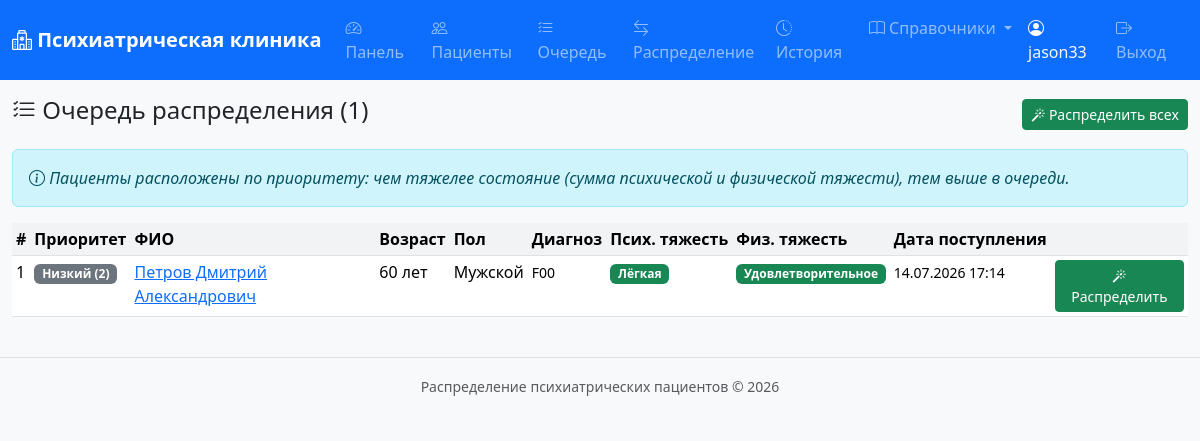
Before: /distribution/queue/ (signed in) with the older database file.
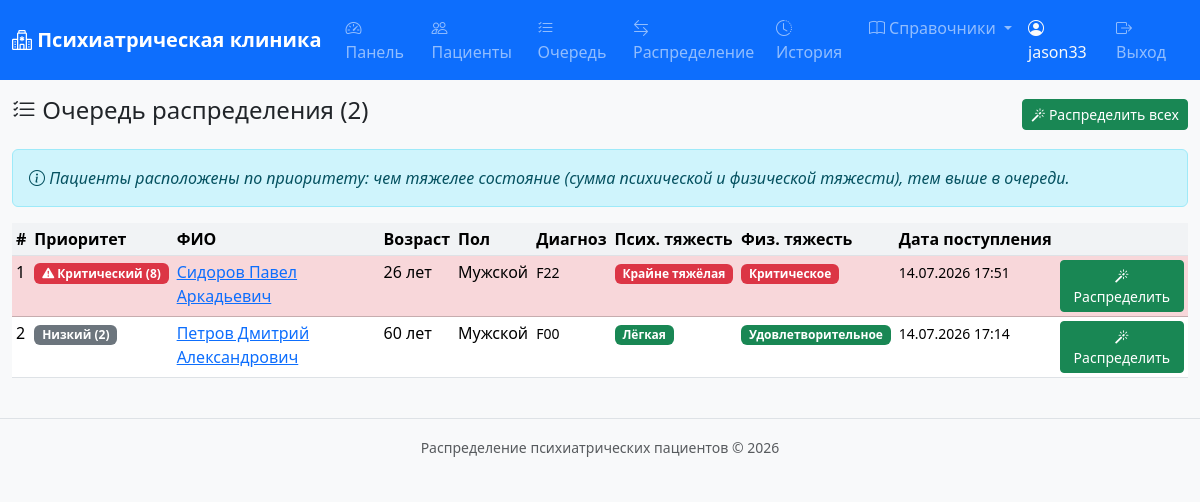
After: the same page with the newer database file.
### apps/patients/models.py (models this page shows, shortened)
class Patient(models.Model):
    STATUS_CHOICES = [
        ('waiting', 'Ожидает распределения'),
        ('assigned', 'Распределён'),
        ('hospitalized', 'Госпитализирован'),
        ('rejected', 'Отказ'),
    ]
    last_name = models.CharField(max_length=100, verbose_name='Фамилия')
    first_name = models.CharField(max_length=100, verbose_name='Имя')
    patronymic = models.CharField(max_length=100, blank=True, verbose_name='Отчество')
    date_of_birth = models.DateField(verbose_name='Дата рождения')
    gender = models.ForeignKey(Gender, on_delete=models.PROTECT, verbose_name='Пол')
    diagnosis = models.ForeignKey(Diagnosis, on_delete=models.PROTECT, verbose_name='Диагноз (МКБ-11)')
    mental_severity = models.ForeignKey(
        MentalSeverity, on_delete=models.PROTECT, verbose_name='Тяжесть психического состояния'
    )
    physical_severity = models.ForeignKey(
        PhysicalSeverity, on_delete=models.PROTECT, verbose_name='Тяжесть физического состояния'
    )
    admission_date = models.DateTimeField(default=timezone.now, verbose_name='Дата и время поступления')
    status = models.CharField(
        max_length=20, choices=STATUS_CHOICES, default='waiting', verbose_name='Статус'
    )
    department = models.ForeignKey(
        Department, on_delete=models.SET_NULL, null=True, blank=True,
        verbose_name='Назначенное отделение'
    )
    assigned_by = models.ForeignKey(
        settings.AUTH_USER_MODEL, on_delete=models.SET_NULL, null=True, blank=True,
        verbose_name='Распределено (врач)'
    )
    assignment_note = models.TextField(blank=True, verbose_name='Примечание к распределению')
    created_at = models.DateTimeField(auto_now_add=True, verbose_name='Создано')
    updated_at = models.DateTimeField(auto_now=True, verbose_name='Обновлено')
    class Meta:
        verbose_name = 'Пациент'
        verbose_name_plural = 'Пациенты'
        ordering = ['-admission_date']
    @property
    def age(self):
        today = date.today()
        return today.year - self.date_of_birth.year - (
            (today.month, today.day) < (self.date_of_birth.month, self.date_of_birth.day)
        )
    @property
    def full_name(self):
        return f'{self.last_name} {self.first_name} {self.patronymic}'.strip()
    @property
    def severity_priority(self):
        return self.mental_severity.level + self.physical_severity.level
    @property
    def severity_priority_display(self):
        score = self.severity_priority
        if score >= 7:
            return 'Критический'
        if score >= 5:
            return 'Высокий'
        if score >= 3:
            return 'Средний'
        return 'Низкий'

### apps/references/models.py (models this page shows, shortened)
class MentalSeverity(models.Model):
    name = models.CharField(max_length=50, unique=True, verbose_name='Название')
    level = models.PositiveIntegerField(unique=True, verbose_name='Уровень (1-4)')
    class Meta:
        verbose_name = 'Тяжесть психического состояния'
        verbose_name_plural = 'Тяжести психических состояний'
        ordering = ['level']

class PhysicalSeverity(models.Model):
    name = models.CharField(max_length=50, unique=True, verbose_name='Название')
    level = models.PositiveIntegerField(unique=True, verbose_name='Уровень (1-4)')
    class Meta:
        verbose_name = 'Тяжесть физического состояния'
        verbose_name_plural = 'Тяжести физических состояний'
        ordering = ['level']

class Gender(models.Model):
    name = models.CharField(max_length=20, unique=True, verbose_name='Название')
    class Meta:
        verbose_name = 'Пол'
        verbose_name_plural = 'Пол'
        ordering = ['name']
    def __str__(self):
        return self.name

class Diagnosis(models.Model):
    code = models.CharField(max_length=10, verbose_name='Код МКБ-11')
    name = models.CharField(max_length=500, verbose_name='Название')
    block = models.CharField(max_length=200, blank=True, verbose_name='Блок МКБ')
    chapter = models.CharField(max_length=200, blank=True, verbose_name='Класс МКБ')
    parent = models.ForeignKey(
        'self', on_delete=models.SET_NULL, null=True, blank=True,
        related_name='children', verbose_name='Родительский диагноз'
    )
    class Meta:
        verbose_name = 'Диагноз МКБ-11'
        verbose_name_plural = 'Диагнозы МКБ-11'
        ordering = ['code']

### apps/distribution/views.py (the view)
# urls.py: path('queue/', views.queue_view, name='queue'),
@login_required
def queue_view(request):
    queue = DistributionService.get_queue()
    paginator = Paginator(queue, 20)
    page_obj = paginator.get_page(request.GET.get('page'))
    return render(request, 'distribution/queue.html', {'page_obj': page_obj})

### apps/distribution/services.py (called while the page is built)
    @staticmethod
    def get_queue():
        from django.db.models import F, Value, IntegerField
        from django.db.models.functions import Coalesce
        return Patient.objects.filter(
            status='waiting'
        ).select_related(
            'gender', 'diagnosis', 'mental_severity', 'physical_severity'
        ).annotate(
            priority_score=F('mental_severity__level') + F('physical_severity__level')
        ).order_by('-priority_score', 'admission_date')

### apps/distribution/templates/distribution/queue.html (shortened to what this page needs)
{% extends "base.html" %}
{% block content %}
<div class="d-flex justify-content-between align-items-center mt-3">
    <h4><i class="bi bi-list-check"></i> Очередь распределения ({{ page_obj.paginator.count }})</h4>
    <button type="button" class="btn btn-success btn-sm" id="distributeAllBtn">
        <i class="bi bi-magic"></i> Распределить всех
    </button>
</div>
<div class="alert alert-info mt-3">
    <i class="bi bi-info-circle"></i> <em>Пациенты расположены по приоритету:
    чем тяжелее состояние (сумма психической и физической тяжести), тем выше в очереди.</em>
</div>
<div class="table-responsive mt-3">
    <table class="table table-hover table-sm">
        <thead>
            <tr>
                <th>#</th>
                <th>Приоритет</th>
                <th>ФИО</th>
                <th>Возраст</th>
                <th>Пол</th>
                <th>Диагноз</th>
                <th>Псих. тяжесть</th>
                <th>Физ. тяжесть</th>
                <th>Дата поступления</th>
                <th></th>
            </tr>
        </thead>
        <tbody>
            {% for p in page_obj %}
            <tr class="{% if p.severity_priority >= 7 %}table-danger{% elif p.severity_priority >= 5 %}table-warning{% endif %}">
                <td>{{ forloop.counter }}</td>
                <td>
                    {% if p.severity_priority >= 7 %}
                    <span class="badge bg-danger"><i class="bi bi-exclamation-triangle-fill"></i> {{ p.severity_priority_display }} ({{ p.severity_priority }})</span>
                    {% elif p.severity_priority >= 5 %}
                    <span class="badge bg-warning text-dark"><i class="bi bi-exclamation-circle"></i> {{ p.severity_priority_display }} ({{ p.severity_priority }})</span>
                    {% elif p.severity_priority >= 3 %}
                    <span class="badge bg-info">{{ p.severity_priority_display }} ({{ p.severity_priority }})</span>
                    {% else %}
                    <span class="badge bg-secondary">{{ p.severity_priority_display }} ({{ p.severity_priority }})</span>
                    {% endif %}
                </td>
                <td><a href="{% url 'patients:detail' pk=p.pk %}">{{ p.full_name }}</a></td>
                <td>{{ p.age }} лет</td>
                <td>{{ p.gender }}</td>
                <td><small>{{ p.diagnosis.code }}</small></td>
                <td>
                    <span class="badge bg-{% if p.mental_severity.level <= 2 %}success{% elif p.mental_severity.level == 3 %}warning{% else %}danger{% endif %}">
                        {{ p.mental_severity.name }}
                    </span>
                </td>
                <td>
                    <span class="badge bg-{% if p.physical_severity.level <= 2 %}success{% elif p.physical_severity.level == 3 %}warning{% else %}danger{% endif %}">
                        {{ p.physical_severity.name }}
                    </span>
                </td>
                <td><small>{{ p.admission_date|date:"d.m.Y H:i" }}</small></td>
                <td>
                    <button class="btn btn-sm btn-success distribute-btn" data-patient-id="{{ p.pk }}">
                        <i class="bi bi-magic"></i> Распределить
                    </button>
                </td>
            </tr>
            {% empty %}
            <tr><td colspan="10" class="text-center text-muted">Очередь пуста</td></tr>
            {% endfor %}
        </tbody>
    </table>
</div>
{% endblock %}

Changed rows visible on the page:
added Patient: severity_priority_display "Критический", severity_priority "8", full_name "Сидоров Павел Аркадьевич", age "26", gender "Мужской", diagnosis.code "F22", mental_severity.name "Крайне тяжёлая", physical_severity.name "Критическое", admission_date "14.07.2026 17:51"
Other visible differences:
{{ page_obj.paginator.count }}: "1" → "2"
